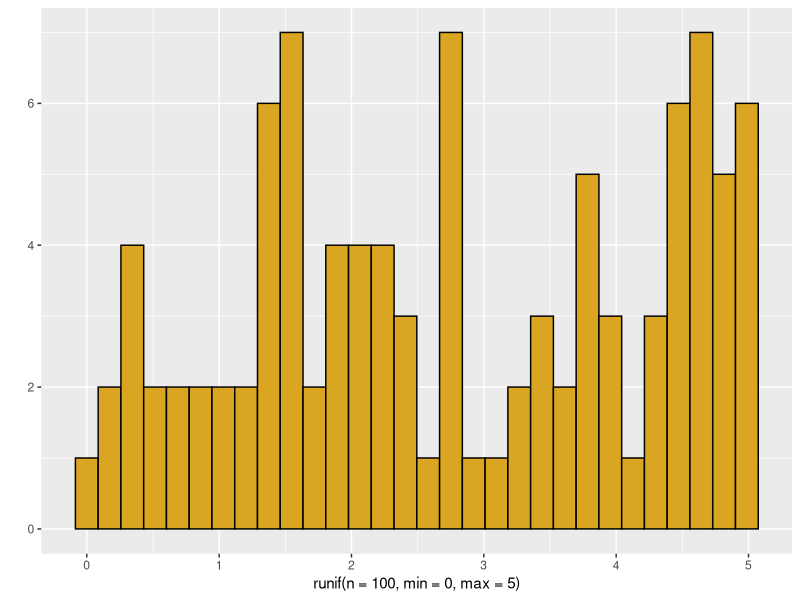
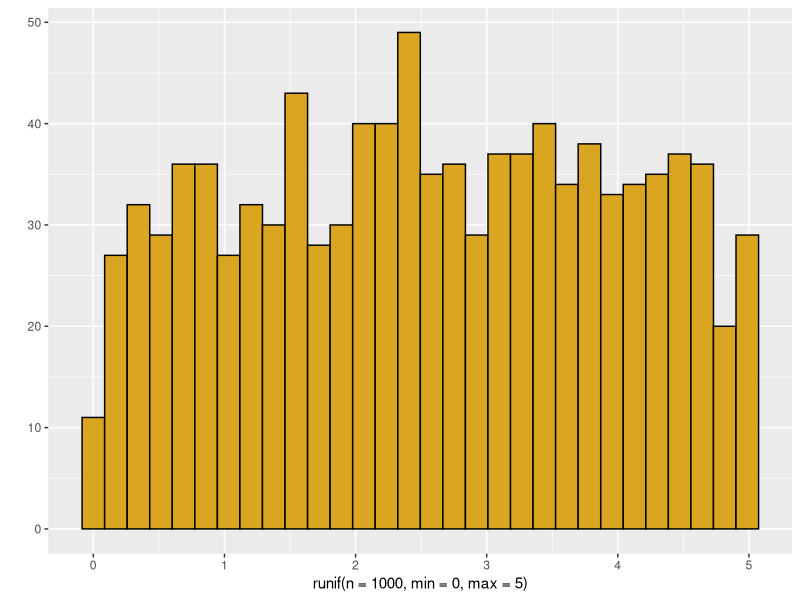
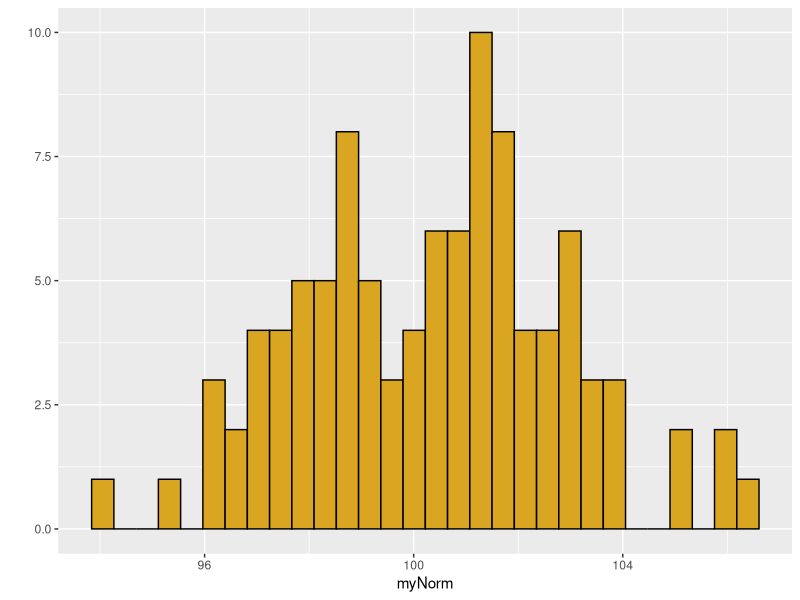
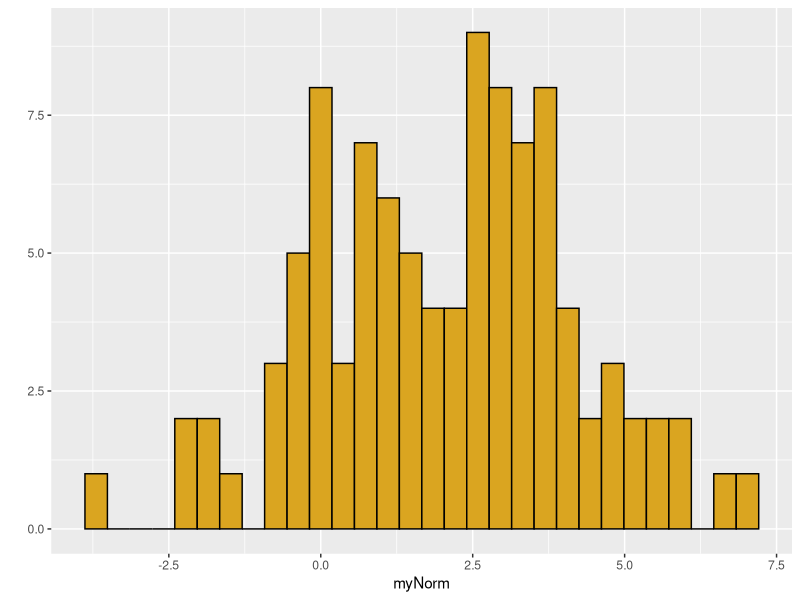
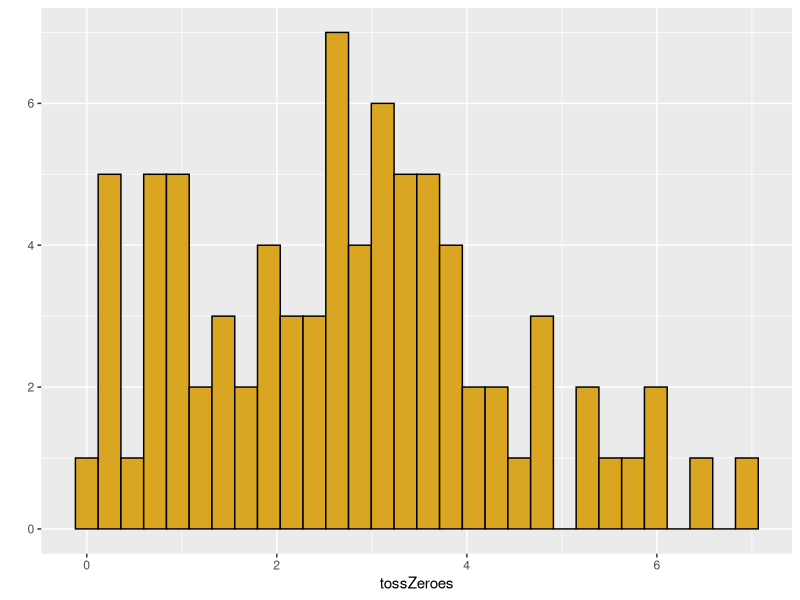
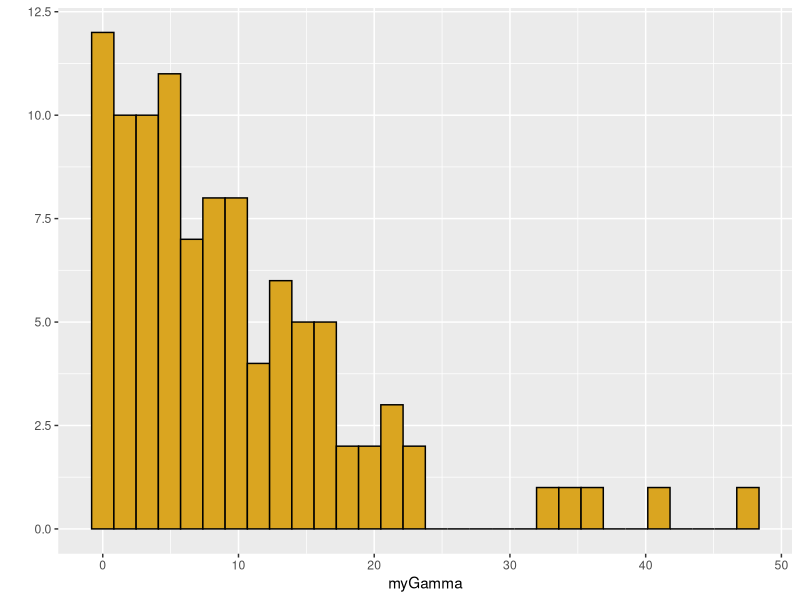
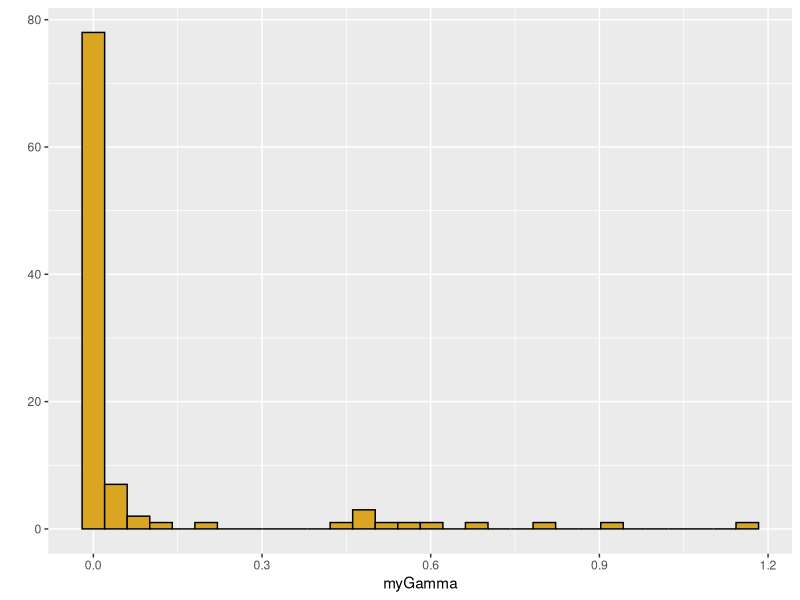
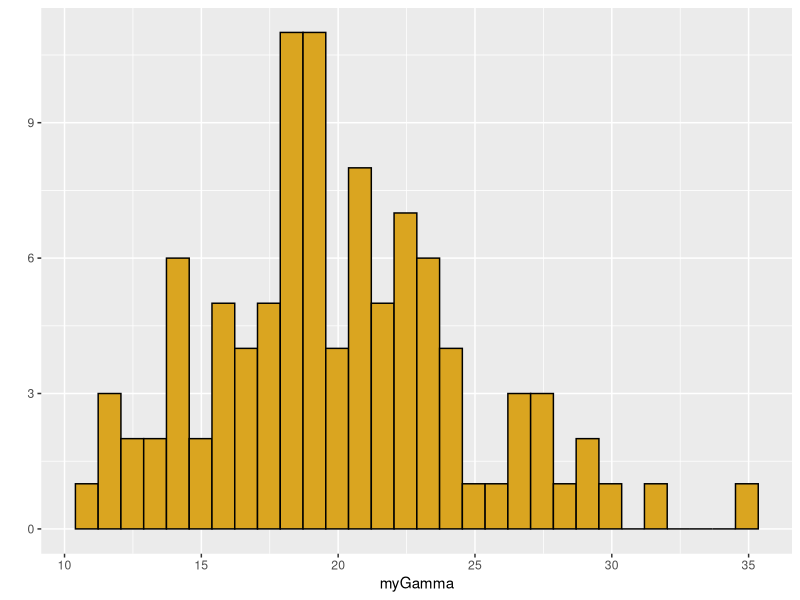

Reproduce these figures in R, in order.
## ---- chunk 1
knitr::opts_chunk$set(echo = TRUE, eval = TRUE)

## ---- chunk 2
library(ggplot2)
#-------------------------------------------------
# uniform
# params specify minimum and maximum

#runif for random data
qplot(x=runif(n=100,min=0,max=5),color=I("black"),fill=I("goldenrod"))
qplot(runif(n=1000,min=0,max=5),color=I("black"),fill=I("goldenrod"))
#-------------------------------------------------
## ---- chunk 3
# normal 
myNorm <- rnorm(n=100,mean=100,sd=2)
qplot(myNorm,color=I("black"),fill=I("goldenrod"))

# problems with normal when mean is small but zero is not allowed.
myNorm <- rnorm(n=100,mean=2,sd=2)
qplot(myNorm,color=I("black"),fill=I("goldenrod"))
summary(myNorm)
tossZeroes <- myNorm[myNorm>0]
qplot(tossZeroes,color=I("black"),fill=I("goldenrod"))
summary(tossZeroes)
## ---- chunk 4
#-------------------------------------------------
# gamma distribution, continuous positive values, but bounded at 0

myGamma <- rgamma(n=100,shape=1,scale=10)
qplot(myGamma,color=I("black"),fill=I("goldenrod"))

# gamma with shape= 1 is an exponential with scale = mean

# shape <=1 gives a mode near zero; very small shape rounds to zero
myGamma <- rgamma(n=100,shape=0.1,scale=1)
qplot(myGamma,color=I("black"),fill=I("goldenrod"))

# large shape parameters moves towards a normal
myGamma <- rgamma(n=100,shape=20,scale=1)
qplot(myGamma,color=I("black"),fill=I("goldenrod"))

# scale parameter changes mean- and the variance!
qplot(rgamma(n=100,shape=2,scale=100),color=I("black"),fill=I("goldenrod"))
qplot(rgamma(n=100,shape=2,scale=10),color=I("black"),fill=I("goldenrod"))
qplot(rgamma(n=100,shape=2,scale=1),color=I("black"),fill=I("goldenrod"))
qplot(rgamma(n=100,shape=2,scale=0.1),color=I("black"),fill=I("goldenrod"))


# unlike the normal, the two parameters affect both mean and variance

# mean = shape*scale
# variance= shape*scale^2
## ---- chunk 5
#-------------------------------------------------

# beta distribution 
# bounded at 0 and 1
# analagous to a binomial, but result is a continuous distribution of probabilities
# parameter shape1 = number of successes + 1
# parameter shape2 = number of failures + 1
# interpret these in terms of a coin you are tossing

# shape1 = 1, shape2 = 1 = "no data"
myBeta <- rbeta(n=1000,shape1=1,shape2=1)
qplot(myBeta,xlim=c(0,1),color=I("black"),fill=I("goldenrod"))


# shape1 = 2, shape1 = 1 = "1 coin toss, comes up heads!"
myBeta <- rbeta(n=1000,shape1=2,shape2=1)
qplot(myBeta,xlim=c(0,1),color=I("black"),fill=I("goldenrod"))

# two tosses, 1 head and 1 tail
myBeta <- rbeta(n=1000,shape1=2,shape2=2)
qplot(myBeta,xlim=c(0,1),color=I("black"),fill=I("goldenrod"))

# two tosses, both heads
myBeta <- rbeta(n=1000,shape1=2,shape2=1)
qplot(myBeta,xlim=c(0,1),color=I("black"),fill=I("goldenrod"))

# let's get more data
myBeta <- rbeta(n=1000,shape1=20,shape2=20)
qplot(myBeta,xlim=c(0,1),color=I("black"),fill=I("goldenrod"))

myBeta <- rbeta(n=1000,shape1=500,shape2=500)
qplot(myBeta,xlim=c(0,1),color=I("black"),fill=I("goldenrod"))

# if the coin is biased
myBeta <- rbeta(n=1000,shape1=1000,shape2=500)
qplot(myBeta,xlim=c(0,1),color=I("black"),fill=I("goldenrod"))
myBeta <- rbeta(n=1000,shape1=10,shape2=5)
qplot(myBeta,xlim=c(0,1),color=I("black"),fill=I("goldenrod"))


# shape parameters less than 1.0 give us a u-shaped distribution
myBeta <- rbeta(n=1000,shape1=0.1,shape2=0.1)
qplot(myBeta,xlim=c(0,1),color=I("black"),fill=I("goldenrod"))
myBeta <- rbeta(n=1000,shape1=0.5,shape2=0.2)
qplot(myBeta,xlim=c(0,1),color=I("black"),fill=I("goldenrod"))
## ---- chunk 6
library(MASS)
#-------------------------------------------------
# estimating parameters from data
# maximum likelihood estimator theta versus P(data|theta)

# use fitdistr function, feeding it data and a distribution type)
x <- rnorm(1000,mean=92.5,sd=2.5)
qplot(x,color=I("black"),fill=I("goldenrod"))
fitdistr(x,"normal")

# compare to true parameters
# compare to parameters estimated from simple means and standard deviations
mean(x)
sd(x)

# but how do we "know" what distribution to fit?
fitdistr(x,"gamma")
z <- fitdistr(x,"gamma")

# find components of z
str(z)
# rate = 1/scale
# so here is the estimate of the mean
z$estimate[1]/z$estimate[2]

# and here is the estimate of the variance
z$estimate[1]/z$estimate[2]^2
## ---- chunk 7
library(tidyverse)

## ---- chunk 8
n = 50  # number of observations (rows)


varA <- runif(n) # random uniform values (independent)
varB <- runif(n) # a second random column (dependent)
varC <- 5.5 + varA*10 # a noisy linear relationship with varA
ID <- seq_len(n) # creates a sequence from 1:n (if n > 0!)
regData <- data.frame(ID,varA,varB,varC)
head(regData)
str(regData)
## ---- chunk 9
# model
regModel <- lm(varB~varA,data=regData)

# model output
regModel # printed output is sparse
str(regModel) # complicated, but has "coefficients"
head(regModel$residuals) # contains residuals

# 'summary' of model has elements
summary(regModel) # 
summary(regModel)$coefficients
str(summary(regModel))

# best to examine entire matrix of coefficients:
summary(regModel)$coefficients[] #shows all

# can pull results from this, but a little wordy
summary(regModel)$coefficients[1,4]   #p value for intercept
summary(regModel)$coefficients["(Intercept)","Pr(>|t|)"] # uggh


# alternatively unfurl this into a 1D atomic vector with names
z <- unlist(summary(regModel))
str(z)
z
z$coefficients7

# grab what we need and put into a tidy  list

regSum <- list(intercept=z$coefficients1,
               slope=z$coefficients2,
               interceptP=z$coefficients7,
               slopeP=z$coefficients8,
               r2=z$r.squared)

# much easier to query and use
print(regSum)
regSum$r2
regSum[[5]]

## ---- chunk 10
regPlot <- ggplot(data=regData,aes(x=varA,y=varB)) +
           geom_point() +
           stat_smooth(method=lm,se=0.99) # default se=0.95 
print(regPlot)
# ggsave(filename="Plot1.pdf",plot=regPlot,device="pdf")
## ---- chunk 11
nGroup <- 3 # number of treatment groups
nName <- c("Control","Treat1", "Treat2") # names of groups
nSize <- c(12,17,9) # number of observations in each group
nMean <- c(40,41,60) # mean of each group
nSD <- c(5,5,5) # standardd deviation of each group

ID <- 1:(sum(nSize)) # id vector for each row
resVar <- c(rnorm(n=nSize[1],mean=nMean[1],sd=nSD[1]),
            rnorm(n=nSize[2],mean=nMean[2],sd=nSD[2]),
            rnorm(n=nSize[3],mean=nMean[3],sd=nSD[3]))
TGroup <- rep(nName,nSize)
ANOdata <- data.frame(ID,TGroup,resVar)
str(ANOdata)
## ---- chunk 12
ANOmodel <- aov(resVar~TGroup,data=ANOdata)
print(ANOmodel)
print(summary(ANOmodel))
z <- summary(ANOmodel)
str(z)
aggregate(resVar~TGroup,data=ANOdata,FUN=mean)
unlist(z)
unlist(z)[7]
ANOsum <- list(Fval=unlist(z)[7],probF=unlist(z)[9])
ANOsum


## ---- chunk 13
ANOPlot <- ggplot(data=ANOdata,aes(x=TGroup,y=resVar,fill=TGroup)) +
           geom_boxplot()
print(ANOPlot)
# ggsave(filename="Plot2.pdf",plot=ANOPlot,device="pdf")
## ---- chunk 14

xVar <- sort(rgamma(n=200,shape=5,scale=5))
yVar <- sample(rep(c(1,0),each=100),prob=seq_len(200))
lRegData <- data.frame(xVar,yVar)

## ---- chunk 15
lRegModel <- glm(yVar ~ xVar,
                 data=lRegData,
                 family=binomial(link=logit))
summary(lRegModel)
summary(lRegModel)$coefficients

## ---- chunk 16
lRegPlot <- ggplot(data=lRegData, aes(x=xVar,y=yVar)) +
            geom_point() +
            stat_smooth(method=glm, method.args=list(family=binomial))
print(lRegPlot)
   
## ---- chunk 17
# integer counts of different data groups
vec1 <- c(50,66,22)
vec2 <- c(120,22,30)
dataMatrix <- rbind(vec1,vec2)
rownames(dataMatrix) <- c("Cold","Warm")
colnames(dataMatrix) <-c("Aphaenogaster",
                         "Camponotus",
                         "Crematogaster")
str(dataMatrix)
## ---- chunk 18
print(chisq.test(dataMatrix))
## ---- chunk 19
# some simple plots using baseR
mosaicplot(x=dataMatrix,
           col=c("goldenrod","grey","black"),
           shade=FALSE)
barplot(height=dataMatrix,
        beside=TRUE,
        col=c("cornflowerblue","tomato"))


dFrame <- as.data.frame(dataMatrix)
dFrame <- cbind(dFrame,list(Treatment=c("Cold","Warm")))
dFrame <- gather(dFrame,key=Species,Aphaenogaster:Crematogaster,value=Counts) 

p <- ggplot(data=dFrame,aes(x=Species,y=Counts,fill=Treatment)) + geom_bar(stat="identity",position="dodge",color=I("black")) +
  scale_fill_manual(values=c("cornflowerblue","coral"))
print(p)
